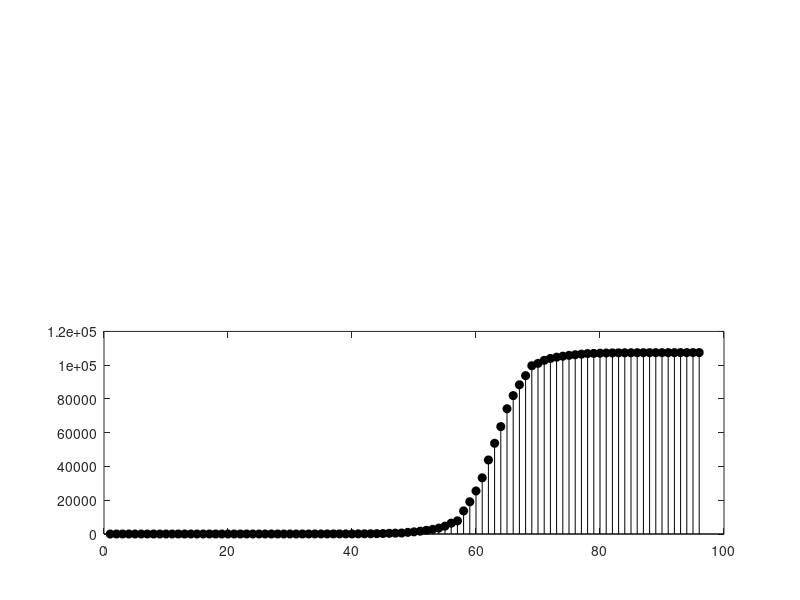

Write MATLAB code to recreate this figure.
clc, clear, close all;
% original = [1, 1, 2, 2, 5];
% mirrored = [1, 1, 2, 2, 5, 8, 9, 9];

mirrored = [1, 1, 2, 2, 5, 5, 5, 5, 5, 7, 8, 8, 11, 11, 11, 11, 11, 11, 11, 11, 12, 12, 13, 13, 13, 13, 13, 13, 13, 13, 15, 15, 15, 51, 51, 57, 58, 60, 68, 74, 98, 118, 149, 217, 262, 402, 518, 583, 959, 1281, 1663, 2179, 2727, 3499, 4632, 6421, 7783, 13677, 19100, 25489, 33276, 43847, 53740, 63633, 74204, 81991, 88380, 93803, 99697, 101059, 102848, 103981, 104753, 105301, 105817, 106199, 106521, 106897, 106962, 107078, 107218, 107263, 107331, 107362, 107382, 107406, 107412, 107420, 107422, 107423, 107429, 107429, 107465, 107465, 107465, 107467];

figure, 
% subplot(2,1,1); stem(original, 'k', 'fill');
subplot(2,1,2), stem(mirrored, 'k', 'fill');